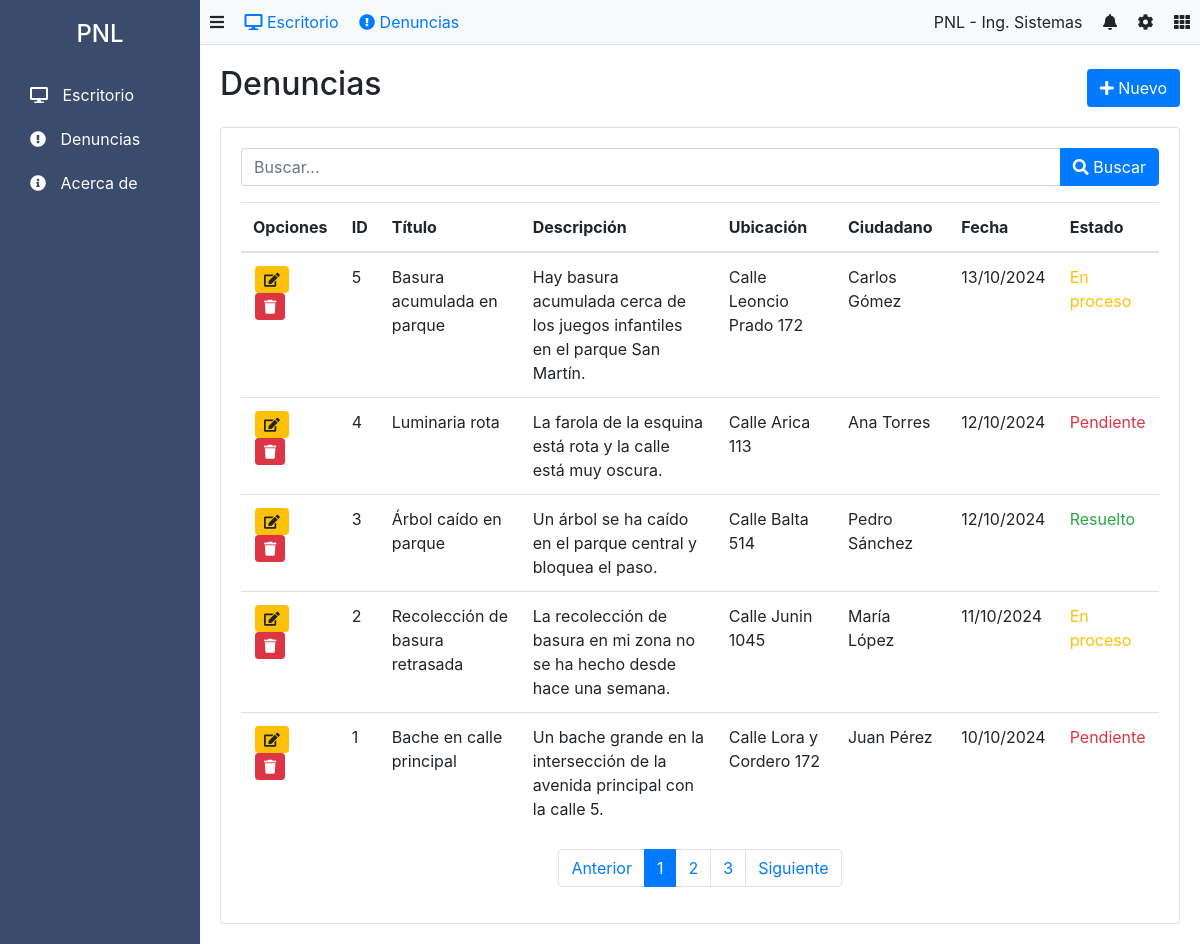
The page / on the database its author committed.
### tables this page shows
CREATE TABLE IF NOT EXISTS denuncias (
    id INT AUTO_INCREMENT PRIMARY KEY,
    titulo VARCHAR(255) NOT NULL,
    descripcion TEXT NOT NULL,
    ubicacion VARCHAR(255) NOT NULL,
    ciudadano VARCHAR(100) NOT NULL,
    telefono VARCHAR(15),
    fecha DATE NOT NULL,
    estado ENUM('Pendiente', 'En proceso', 'Resuelto') DEFAULT 'Pendiente',
    created_at TIMESTAMP DEFAULT CURRENT_TIMESTAMP
);

### controllers/DenunciaController.php (called while the page is built, shortened)
<?php
class DenunciaController
{
    private $denunciaModel;
    public function __construct($db)
    {
        $this->denunciaModel = new Denuncia($db);
    }
    public function index()
    {
        $result = $this->denunciaModel->read();
        include 'views/components/index.php';
    }
}

### models/DenunciaModel.php (called while the page is built, shortened)
<?php
class Denuncia
{
    private $conn;
    private $table = 'denuncias';
    public function __construct($db)
    {
        $this->conn = $db;
    }
    public function read()
    {
        $query = 'SELECT * FROM ' . $this->table . ' ORDER BY id DESC';
        $stmt = $this->conn->prepare($query);
        $stmt->execute();
        return $stmt;
    }
}

### views/components/index.php (the view, shortened to what this page needs)
<?php include 'views/layout/header.php'; ?>
<div class="main-content">
    <div class="d-flex justify-content-between align-items-center mb-3">
        <h2>Denuncias</h2>
        <a href="?action=create" class="btn btn-nuevo"><i class="fas fa-plus"></i> Nuevo</a>
    </div>
    <div class="card">
        <div class="card-body">
            <div class="mb-3">
                <form action="index.php" method="GET" class="form-inline">
                    <div class="input-group w-100">
                        <input type="text" name="keyword" class="form-control" placeholder="Buscar..." value="<?php echo isset($_GET['keyword']) ? htmlspecialchars($_GET['keyword']) : ''; ?>">
                        <div class="input-group-append">
                            <button class="btn btn-primary" type="submit">
                                <i class="fas fa-search"></i> Buscar
                            </button>
                        </div>
                    </div>
                </form>
            </div>
            <div class="table-responsive">
                <table class="table table-hover">
                    <thead>
                        <tr>
                            <th>Opciones</th>
                            <th>ID</th>
                            <th>Título</th>
                            <th>Descripción</th>
                            <th>Ubicación</th>
                            <th>Ciudadano</th>
                            <th>Fecha</th>
                            <th>Estado</th>
                        </tr>
                    </thead>
                    <tbody>
                        <?php while ($row = $result->fetch(PDO::FETCH_ASSOC)): ?>
                            <tr>
                                <td>
                                    <div class="action-buttons">
                                        <a href="?action=edit&id=<?php echo $row['id']; ?>" class="btn btn-warning btn-sm">
                                            <i class="fas fa-edit"></i>
                                        </a>
                                        <a href="?action=delete&id=<?php echo $row['id']; ?>" class="btn btn-danger btn-sm" onclick="return confirm('¿Está seguro de eliminar esta denuncia?')">
                                            <i class="fas fa-trash"></i>
                                        </a>
                                    </div>
                                </td>
                                <td><?php echo $row['id']; ?></td>
                                <td><?php echo htmlspecialchars($row['titulo']); ?></td>
                                <td><?php echo htmlspecialchars($row['descripcion']); ?></td>
                                <td><?php echo htmlspecialchars($row['ubicacion']); ?></td>
                                <td><?php echo htmlspecialchars($row['ciudadano']); ?></td>
                                <td><?php echo date('d/m/Y', strtotime($row['fecha'])); ?></td>
                                <td>
                                    <span class="status-<?php echo strtolower(str_replace(' ', '', $row['estado'])); ?>">
                                        <?php echo $row['estado']; ?>
                                    </span>
                                </td>
                            </tr>
                        <?php endwhile; ?>
                    </tbody>
                </table>
            </div>
            <nav aria-label="Page navigation">
                <ul class="pagination justify-content-center">
                    <li class="page-item"><a class="page-link" href="#">Anterior</a></li>
                    <li class="page-item active"><a class="page-link" href="#">1</a></li>
                    <li class="page-item"><a class="page-link" href="#">2</a></li>
                    <li class="page-item"><a class="page-link" href="#">3</a></li>
                    <li class="page-item"><a class="page-link" href="#">Siguiente</a></li>
                </ul>
            </nav>
        </div>
    </div>
</div>
</div>
</div>
</div>
<?php include 'views/layout/footer.php'; ?>

### index.php (shortened to what this page needs)
<?php
require_once 'models/DenunciaModel.php';
require_once 'controllers/DenunciaController.php';
$database = new Database();
$db = $database->connect();
$controller = new DenunciaController($db);
$action = isset($_GET['action']) ? $_GET['action'] : 'index';
switch ($action) {
    default:
        $controller->index();
        break;
}

### views/layout/header.php (shortened to what this page needs)
<!DOCTYPE html>
<html lang="es">
<head>
    <link href="https://stackpath.bootstrapcdn.com/bootstrap/4.5.2/css/bootstrap.min.css" rel="stylesheet">
    <link href="https://cdnjs.cloudflare.com/ajax/libs/font-awesome/5.15.4/css/all.min.css" rel="stylesheet">
</head>
<body>
    <div class="container-fluid">
        <div class="row">
            <div class="col-md-2 sidebar">
                <div class="text-center mb-4">
                    <h4>PNL</h4>
                </div>
                <nav class="nav flex-column">
                    <a class="nav-link" href="index.php"><i class="fas fa-desktop"></i> Escritorio</a>
                    <a class="nav-link active" href="index.php"><i class="fas fa-exclamation-circle"></i> Denuncias</a>
                    <a class="nav-link" href="#"><i class="fas fa-info-circle"></i> Acerca de</a>
                </nav>
            </div>
            <div class="col-md-10 p-0">
                <div class="top-bar d-flex justify-content-between align-items-center">
                    <div>
                        <i class="fas fa-bars"></i>
                        <a href="index.php" class="ml-3"><i class="fas fa-desktop"></i> Escritorio</a>
                        <a href="index.php" class="ml-3"><i class="fas fa-exclamation-circle"></i> Denuncias</a>
                    </div>
                    <div>
                        <span class="mr-3">PNL - Ing. Sistemas</span>
                        <i class="fas fa-bell"></i>
                        <i class="fas fa-cog ml-3"></i>
                        <i class="fas fa-th ml-3"></i>
                    </div>
                </div>

### views/layout/footer.php (shortened to what this page needs)
</body>
</html>

### views/layout/header.php (style rules this page uses)
.sidebar { background-color: #3b4b6b; min-height: 100vh; color: white; padding-top: 20px; }
.sidebar .nav-link { color: white; padding: 10px 15px; }
.sidebar .nav-link i { margin-right: 10px; }
.main-content { padding: 20px; }
.top-bar { background-color: #f8f9fa; padding: 10px; border-bottom: 1px solid #dee2e6; }
.btn-nuevo { background-color: #007bff; color: white; }
.status-pendiente { color: #dc3545; }
.status-enproceso { color: #ffc107; }
.status-resuelto { color: #28a745; }
.action-buttons .btn { padding: 2px 8px; margin: 0 2px; }

### rows shown on the page
denuncias: id "5", titulo "Basura acumulada en parque", descripcion "Hay basura acumulada cerca de los juegos infantiles en el parque San Martín.", ubicacion "Calle Leoncio Prado 172", ciudadano "Carlos Gómez", fecha "13/10/2024", estado "En proceso"
denuncias: id "4", titulo "Luminaria rota", descripcion "La farola de la esquina está rota y la calle está muy oscura.", ubicacion "Calle Arica 113", ciudadano "Ana Torres", fecha "12/10/2024", estado "Pendiente"
denuncias: id "3", titulo "Árbol caído en parque", descripcion "Un árbol se ha caído en el parque central y bloquea el paso.", ubicacion "Calle Balta 514", ciudadano "Pedro Sánchez", fecha "12/10/2024", estado "Resuelto"
denuncias: id "2", titulo "Recolección de basura retrasada", descripcion "La recolección de basura en mi zona no se ha hecho desde hace una semana.", ubicacion "Calle Junin 1045", ciudadano "María López", fecha "11/10/2024", estado "En proceso"
denuncias: id "1", titulo "Bache en calle principal", descripcion "Un bache grande en la intersección de la avenida principal con la calle 5.", ubicacion "Calle Lora y Cordero 172", ciudadano "Juan Pérez", fecha "10/10/2024", estado "Pendiente"
